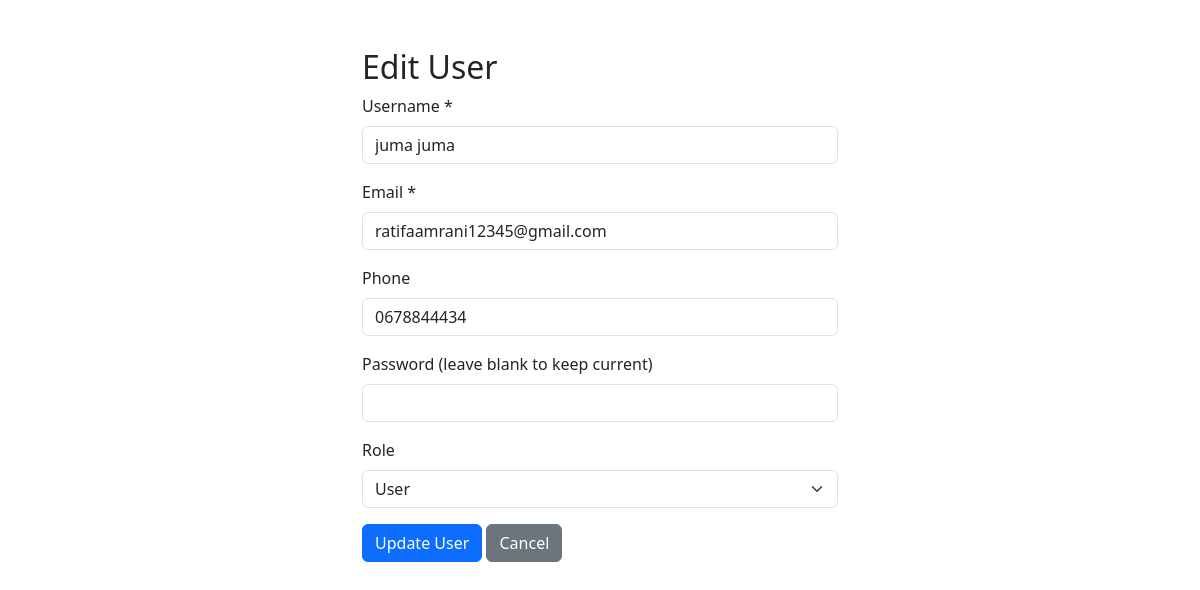
The app's page /admin/edit_user.php?id=21 (signed in) with its own data.
### tables this page shows
CREATE TABLE `users` (
  `user_id` int(11) NOT NULL,
  `username` varchar(100) NOT NULL,
  `email` varchar(100) NOT NULL,
  `phone` varchar(20) DEFAULT NULL,
  `password` varchar(255) NOT NULL,
  `is_active` tinyint(1) NOT NULL DEFAULT 1,
  `status` varchar(20) DEFAULT 'active'
);

### admin/edit_user.php (the view, shortened to what this page needs)
<?php
require_once '../includes/db.php';
$id = intval($_GET['id'] ?? 0);
$user = $pdo->prepare("SELECT * FROM users WHERE user_id=?");
$user->execute([$id]);
$data = $user->fetch(PDO::FETCH_ASSOC);
?>
<!DOCTYPE html>
<html lang="en">
<head>
    <link href="https://cdn.jsdelivr.net/npm/bootstrap@5.3.3/dist/css/bootstrap.min.css" rel="stylesheet">
</head>
<body>
<div class="container mt-5" style="max-width:500px;">
    <h2>Edit User</h2>
    <form method="post">
        <div class="mb-3">
            <label class="form-label">Username *</label>
            <input type="text" name="username" class="form-control" required value="<?= htmlspecialchars($data['username']) ?>">
        </div>
        <div class="mb-3">
            <label class="form-label">Email *</label>
            <input type="email" name="email" class="form-control" required value="<?= htmlspecialchars($data['email']) ?>">
        </div>
        <div class="mb-3">
            <label class="form-label">Phone</label>
            <input type="text" name="phone" class="form-control" value="<?= htmlspecialchars($data['phone']) ?>">
        </div>
        <div class="mb-3">
            <label class="form-label">Password (leave blank to keep current)</label>
            <input type="password" name="password" class="form-control">
        </div>
        <div class="mb-3">
            <label class="form-label">Role</label>
            <select name="role" class="form-select">
                <option value="user" <?= ($data['role']=='user') ? 'selected' : '' ?>>User</option>
            </select>
        </div>
        <button type="submit" class="btn btn-primary">Update User</button>
        <a href="users.php" class="btn btn-secondary">Cancel</a>
    </form>
</div>
</body>
</html>

### records on screen
users: username "juma juma", email "ratifaamrani12345@gmail.com", phone "0678844434"
